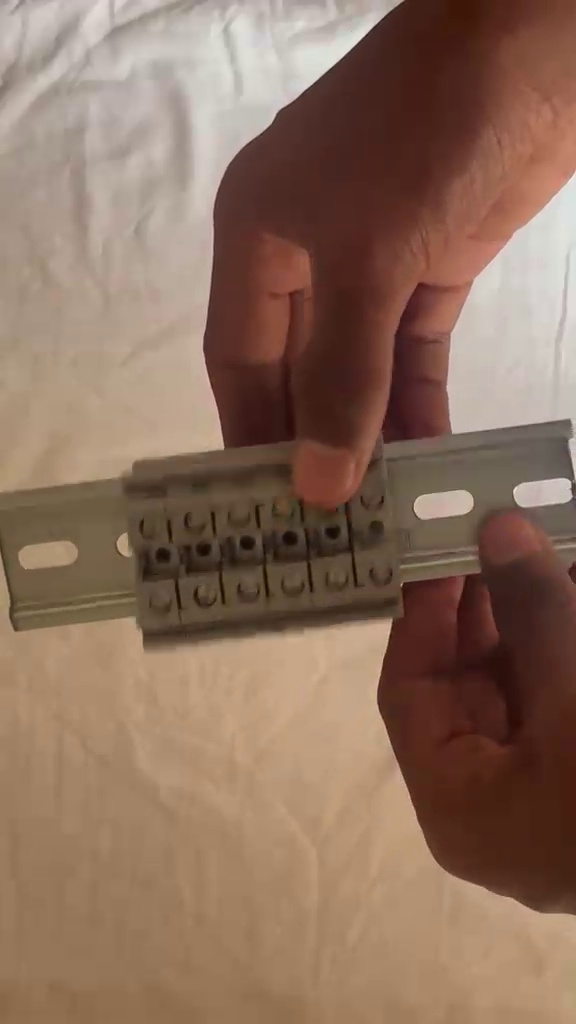
#> input picture data/sample_frames/state1_blocks_on_rail.jpg, 576 x 1024 px
$ python -i prepare_dataset.py   (imports and definitions only)
#> lines starting #> are read from the running program, lines starting #| are printed output that depends on the picture; after the words box and inside, x2 and y2 are one past the last pixel; in counts of white or black regions, pixels touching at a corner belong together
#> further down, picture is the input picture: shape (1024, 576, 3); mean B, G, R 93.2, 111.2, 139.9
"""
Dataset preparation script for DIN Rail Terminal Block Assembly Quality Inspection.
Builds the YOLO Object Detection dataset (yolo_dataset_det/) with:
  images/train/, images/val/
  labels/train/, labels/val/
  data.yaml
Auto-annotates bounding boxes for:
  0: din_rail
  1: terminal_block
  2: closer
  3: end_clamp
  4: blue_wire
  5: red_wire
  6: yellow_wire
"""

import os
import shutil
import cv2
import yaml
import numpy as np

from terminal_config import (
    EXTRACTED_DIR,
    DET_DATASET_DIR,
    COMPONENT_CLASSES,
    PROJECT_ROOT,
)


# [14 lines left out: functions clear_and_make, convert_bbox_to_yolo, not called in this run]


def find_foreground_box(img, min_area=1500):
    """Finds primary object contour in isolated part frames."""
#> called with min_area = 1500
    h, w = img.shape[:2]
#> h = 1024; w = 576
    gray = cv2.cvtColor(img, cv2.COLOR_BGR2GRAY)
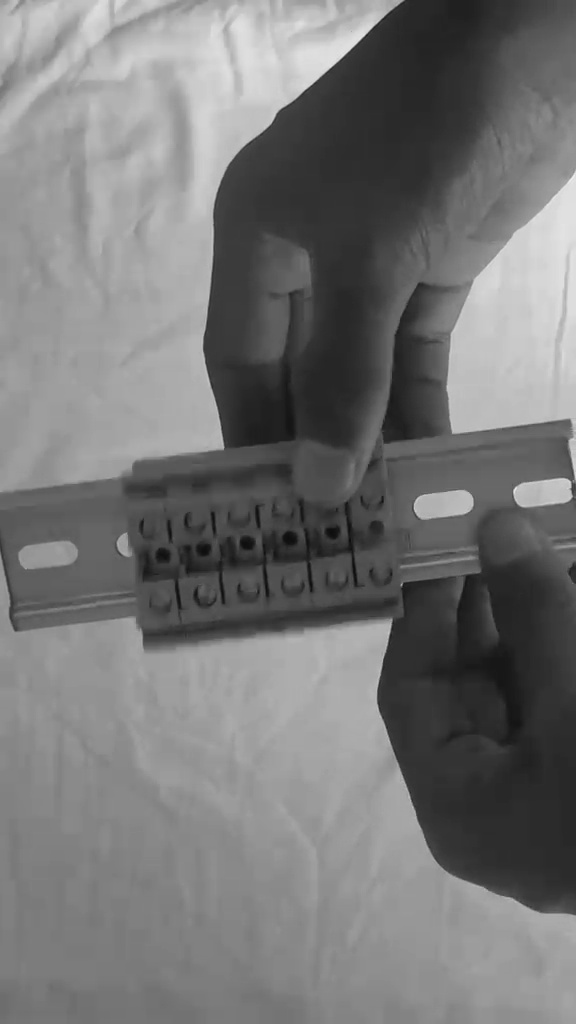
#> gray: shape (1024, 576); min 13, max 239, mean 117.7
    blurred = cv2.GaussianBlur(gray, (7, 7), 0)
    th = cv2.adaptiveThreshold(blurred, 255, cv2.ADAPTIVE_THRESH_GAUSSIAN_C, cv2.THRESH_BINARY_INV, 31, 5)
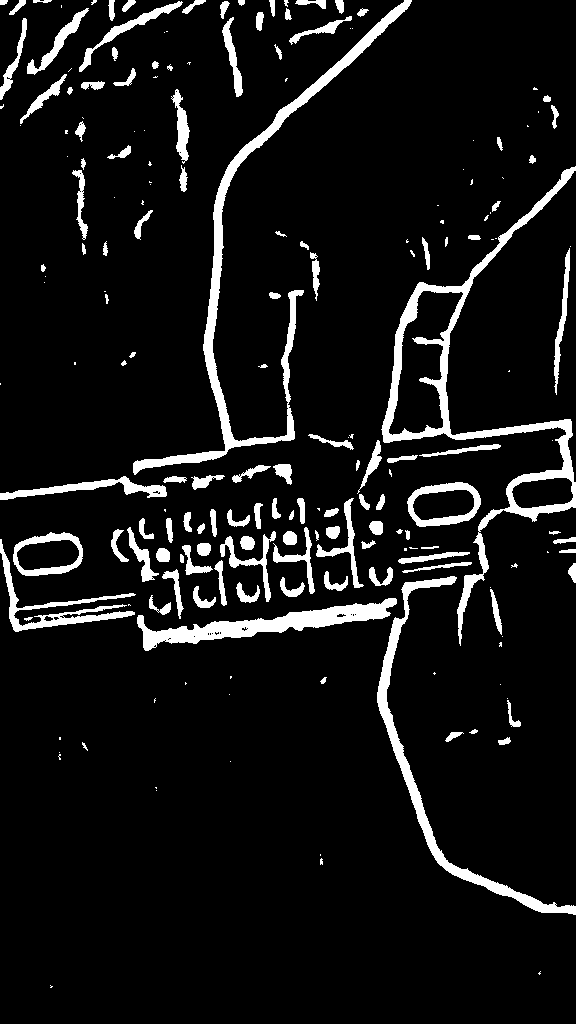
#> th: shape (1024, 576); 8.1% white; 200 white regions (75 under 20 px)
    cnts, _ = cv2.findContours(th, cv2.RETR_EXTERNAL, cv2.CHAIN_APPROX_SIMPLE)
#> cnts = 200 contours, 93 with area under 20; largest, box (x1, y1, x2, y2) and area: (381, 166, 576, 646) 14167, (133, 0, 412, 475) 6179, (377, 576, 576, 915) 3814, (137, 598, 397, 651) 3814, (407, 482, 481, 527) 2521
    valid = [c for c in cnts if cv2.contourArea(c) > min_area]
#> valid = 7 contours; box (x1, y1, x2, y2) and area: (381, 166, 576, 646) 14167, (133, 0, 412, 475) 6179, (377, 576, 576, 915) 3814, (137, 598, 397, 651) 3814, (407, 482, 481, 527) 2521, (13, 532, 83, 576) 2369, (0, 539, 136, 632) 1624
    if not valid:
        return None
    valid.sort(key=cv2.contourArea, reverse=True)
    return cv2.boundingRect(valid[0])


# [185 lines left out: functions detect_wire_box_by_color, prepare_detection_dataset, not called in this run]


# [2 lines not run here, left out]

>>> import cv2
>>> picture = cv2.imread('data/sample_frames/state1_blocks_on_rail.jpg')
>>> result = find_foreground_box(picture)
#> result = (381, 166, 195, 480)
